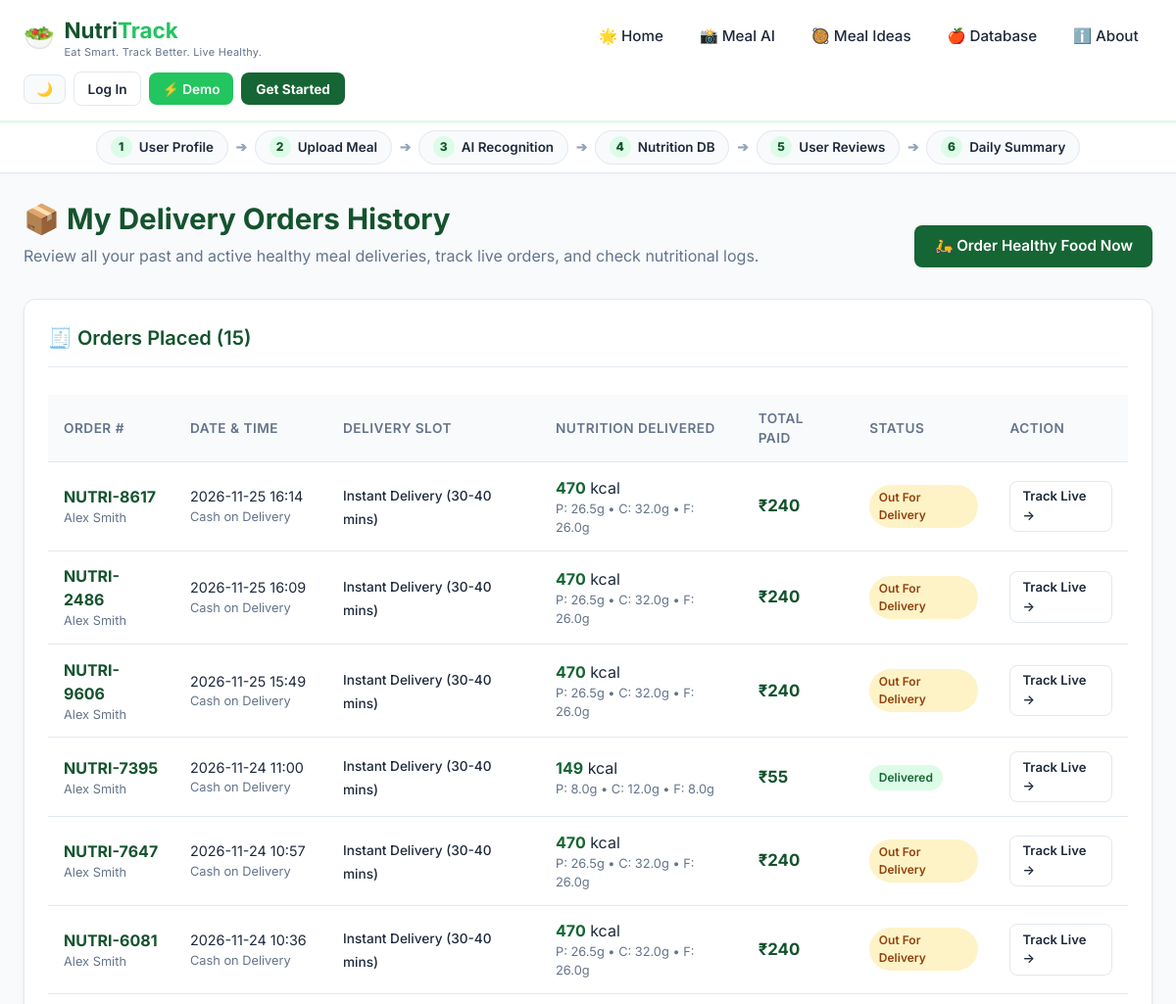
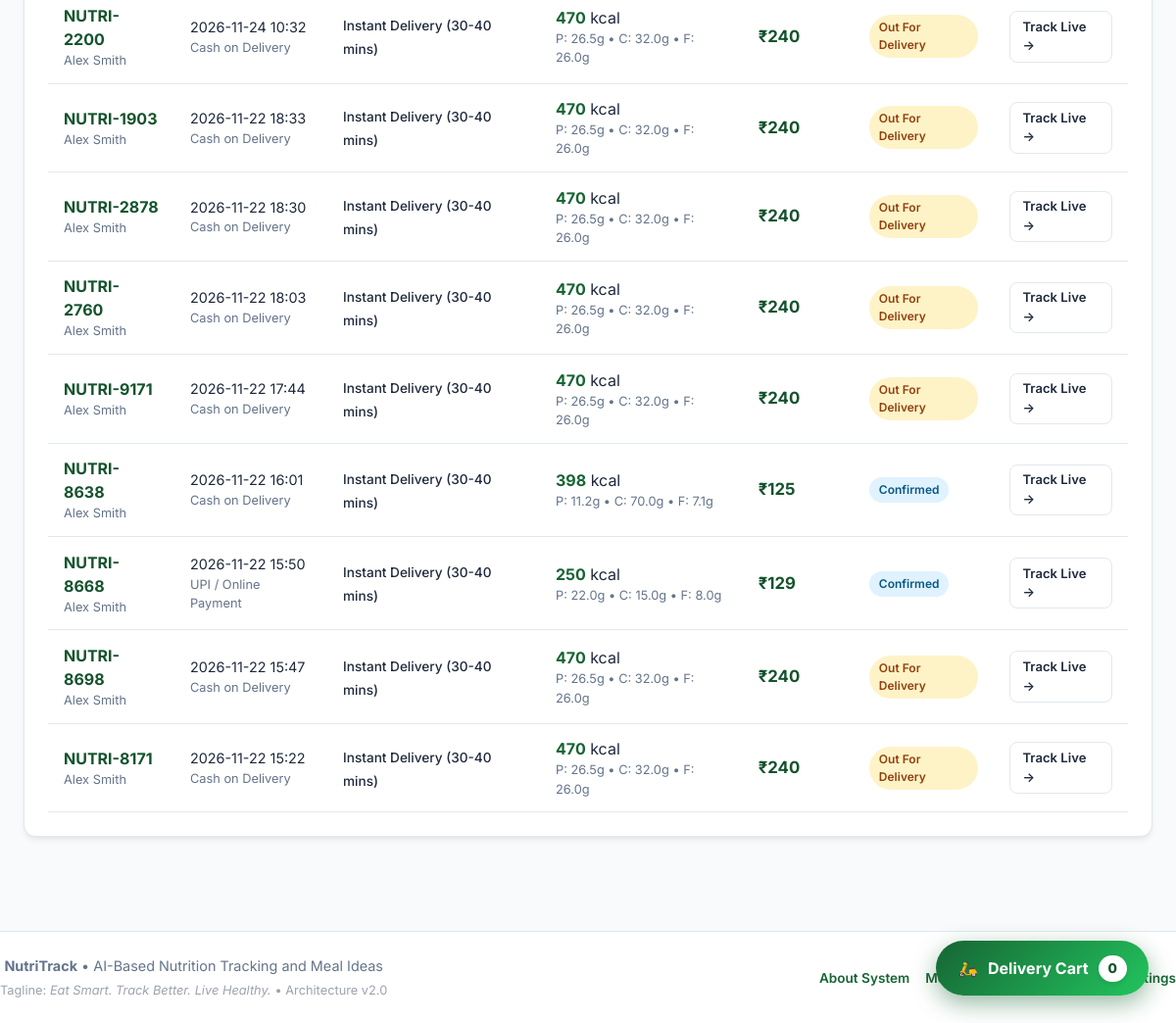
The page /orders on the database its author committed (2 pictures, top to bottom).
### tables this page shows
CREATE TABLE orders (
            id INTEGER PRIMARY KEY AUTOINCREMENT,
            order_number TEXT UNIQUE NOT NULL,
            user_id INTEGER NOT NULL DEFAULT 1,
            customer_name TEXT NOT NULL,
            phone TEXT NOT NULL,
            delivery_address TEXT NOT NULL,
            delivery_slot TEXT NOT NULL,
            payment_method TEXT NOT NULL DEFAULT 'Cash on Delivery',
            subtotal REAL NOT NULL,
            delivery_fee REAL NOT NULL DEFAULT 30.0,
            total_price REAL NOT NULL,
            total_calories REAL NOT NULL DEFAULT 0.0,
            total_protein REAL NOT NULL DEFAULT 0.0,
            total_carbs REAL NOT NULL DEFAULT 0.0,
            total_fat REAL NOT NULL DEFAULT 0.0,
            status TEXT NOT NULL DEFAULT 'Confirmed',
            rider_name TEXT DEFAULT 'Rahul Sharma',
            rider_phone TEXT DEFAULT '+91 98765 43210',
            estimated_delivery_time TEXT DEFAULT '30-40 mins',
            auto_logged INTEGER DEFAULT 1,
            created_at TIMESTAMP DEFAULT CURRENT_TIMESTAMP
        );

### app.py (the view)
@app.route("/orders", methods=["GET"])
def orders_history_view():
    orders = database.get_all_orders()
    return render_template(
        "orders.html",
        orders=orders,
        active_page="delivery"
    )

### app.py (called while the page is built)
@app.context_processor
def inject_user_context():
    user_id = session.get("user_id")
    current_user = None
    user_pref = {"dark_mode": 0, "unit_system": "metric", "email_reminders": 1}
    if user_id:
        current_user = database.get_user_by_id(user_id)
        user_pref = database.get_user_preferences(user_id)
    return {
        "current_user": current_user,
        "is_logged_in": current_user is not None,
        "user_pref": user_pref,
        "today_date": date.today().isoformat()
    }

### database.py (called while the page is built)
def get_db_connection():
    conn = sqlite3.connect(DB_PATH)
    conn.row_factory = sqlite3.Row
    return conn

def get_all_orders():
    init_db()
    conn = get_db_connection()
    orders = conn.execute("SELECT * FROM orders ORDER BY id DESC").fetchall()
    conn.close()
    return orders

### templates/orders.html (shortened to what this page needs)
{% extends "base.html" %}
{% block content %}
<div class="page-header" style="display: flex; justify-content: space-between; align-items: flex-end; flex-wrap: wrap; gap: 1rem;">
    <div>
        <h1>📦 My Delivery Orders History</h1>
        <p>Review all your past and active healthy meal deliveries, track live orders, and check nutritional logs.</p>
    </div>
    <div>
        <a href="{{ url_for('delivery_view') }}" class="btn btn-primary">
            🛵 Order Healthy Food Now
        </a>
    </div>
</div>
<div class="card">
    <div class="card-header">
        <h2 class="card-title">🧾 Orders Placed ({{ orders|length }})</h2>
    </div>
    {% if orders %}
    <div style="overflow-x: auto;">
        <table class="data-table">
            <thead>
                <tr>
                    <th>Order #</th>
                    <th>Date & Time</th>
                    <th>Delivery Slot</th>
                    <th>Nutrition Delivered</th>
                    <th>Total Paid</th>
                    <th>Status</th>
                    <th>Action</th>
                </tr>
            </thead>
            <tbody>
                {% for o in orders %}
                <tr>
                    <td>
                        <strong style="color: var(--primary-dark);">{{ o.order_number }}</strong>
                        <div style="font-size: 0.8rem; color: var(--text-muted);">{{ o.customer_name }}</div>
                    </td>
                    <td>
                        <div style="font-size: 0.9rem;">{{ o.created_at[:16] if o.created_at else 'Recent' }}</div>
                        <div style="font-size: 0.8rem; color: var(--text-muted);">{{ o.payment_method }}</div>
                    </td>
                    <td>
                        <span style="font-size: 0.85rem; font-weight: 500;">{{ o.delivery_slot }}</span>
                    </td>
                    <td>
                        <span style="font-weight: 700; color: var(--primary);">{{ o.total_calories|round|int }}</span> kcal
                        <div style="font-size: 0.8rem; color: var(--text-muted);">
                            P: {{ o.total_protein }}g &bull; C: {{ o.total_carbs }}g &bull; F: {{ o.total_fat }}g
                        </div>
                    </td>
                    <td>
                        <strong style="font-size: 1.05rem; color: var(--primary-dark);">₹{{ o.total_price|round|int }}</strong>
                    </td>
                    <td>
                        <span class="badge {% if o.status == 'Delivered' %}badge-vegan{% elif o.status == 'Out for Delivery' %}badge-vegetarian{% else %}badge-all{% endif %}">
                            {{ o.status }}
                        </span>
                    </td>
                    <td>
                        <a href="{{ url_for('track_order_view', order_id=o.id) }}" class="btn btn-outline" style="padding: 0.35rem 0.75rem; font-size: 0.82rem;">
                            Track Live &rarr;
                        </a>
                    </td>
                </tr>
                {% endfor %}
            </tbody>
        </table>
    </div>
    {% endif %}
</div>
{% endblock %}

### static/css/style.css (style rules this page uses)
:root { --primary: #166534; --primary-dark: #14532d; --primary-light: #dcfce7; --secondary: #22c55e; --secondary-light: #f0fdf4; --accent: #dcfce7; --text-dark: #1e293b; --text-muted: #64748b; --border: #e2e8f0; --card-bg: #ffffff; --bg-light: #f8fafc; --danger: #ef4444; --success: #16a34a; --warning: #f59e0b; --radius: 12px; --shadow: 0 4px 6px -1px rgba(0, 0, 0, 0.07), 0 2px 4px -2px rgba(0, 0, 0, 0.05); --shadow-lg: 0 10px 15px -3px rgba(0, 0, 0, 0.1), 0 4px 6px -4px rgba(0, 0, 0, 0.05); }
* { box-sizing: border-box; margin: 0; padding: 0; }
body { font-family: 'Inter', -apple-system, BlinkMacSystemFont, "Segoe UI", Roboto, sans-serif; background-color: var(--bg-light); color: var(--text-dark); line-height: 1.5; min-height: 100vh; display: flex; flex-direction: column; }
.page-header { margin-bottom: 2rem; }
.page-header h1 { font-size: 1.85rem; color: var(--primary-dark); font-weight: 700; display: flex; align-items: center; gap: 0.5rem; }
.page-header p { color: var(--text-muted); font-size: 1rem; margin-top: 0.25rem; }
.card { background: var(--card-bg); border-radius: var(--radius); padding: 1.5rem; box-shadow: var(--shadow); border: 1px solid var(--border); margin-bottom: 1.5rem; }
.card-header { border-bottom: 1px solid var(--border); padding-bottom: 0.85rem; margin-bottom: 1.25rem; display: flex; justify-content: space-between; align-items: center; }
.card-title { font-size: 1.25rem; font-weight: 600; color: var(--primary-dark); display: flex; align-items: center; gap: 0.5rem; }
.btn { display: inline-flex; align-items: center; justify-content: center; gap: 0.4rem; font-weight: 600; font-size: 0.95rem; padding: 0.65rem 1.25rem; border-radius: 8px; border: none; cursor: pointer; text-decoration: none; transition: all 0.2s ease; }
.btn-primary { background-color: var(--primary); color: #ffffff; }
.btn-outline { background-color: transparent; border: 1.5px solid var(--border); color: var(--text-dark); }
.data-table { width: 100%; border-collapse: collapse; margin-top: 0.5rem; }
.data-table th, .data-table td { padding: 0.85rem 1rem; text-align: left; border-bottom: 1px solid var(--border); }
.data-table th { background-color: #f9fafb; font-weight: 600; font-size: 0.85rem; color: var(--text-muted); text-transform: uppercase; letter-spacing: 0.5px; }
.badge { display: inline-block; padding: 0.25rem 0.6rem; font-size: 0.75rem; font-weight: 600; border-radius: 9999px; text-transform: capitalize; }
.badge-vegan { background-color: #dcfce7; color: #166534; }
.badge-vegetarian { background-color: #fef3c7; color: #92400e; }
.badge-all { background-color: #e0f2fe; color: #075985; }

### rows shown on the page
orders: order_number "NUTRI-8617", customer_name "Alex Smith", created_at "2026-11-25 16:14", payment_method "Cash on Delivery", delivery_slot "Instant Delivery (30-40 mins)", total_calories "470", total_protein "26.5", total_carbs "32.0", total_fat "26.0", total_price "240", status "Out For Delivery"
orders: order_number "NUTRI-2486", customer_name "Alex Smith", created_at "2026-11-25 16:09", payment_method "Cash on Delivery", delivery_slot "Instant Delivery (30-40 mins)", total_calories "470", total_protein "26.5", total_carbs "32.0", total_fat "26.0", total_price "240", status "Out For Delivery"
orders: order_number "NUTRI-9606", customer_name "Alex Smith", created_at "2026-11-25 15:49", payment_method "Cash on Delivery", delivery_slot "Instant Delivery (30-40 mins)", total_calories "470", total_protein "26.5", total_carbs "32.0", total_fat "26.0", total_price "240", status "Out For Delivery"
orders: order_number "NUTRI-7395", customer_name "Alex Smith", created_at "2026-11-24 11:00", payment_method "Cash on Delivery", delivery_slot "Instant Delivery (30-40 mins)", total_calories "149", total_protein "8.0", total_carbs "12.0", total_fat "8.0", total_price "55", status "Delivered"
orders: order_number "NUTRI-7647", customer_name "Alex Smith", created_at "2026-11-24 10:57", payment_method "Cash on Delivery", delivery_slot "Instant Delivery (30-40 mins)", total_calories "470", total_protein "26.5", total_carbs "32.0", total_fat "26.0", total_price "240", status "Out For Delivery"
orders: order_number "NUTRI-6081", customer_name "Alex Smith", created_at "2026-11-24 10:36", payment_method "Cash on Delivery", delivery_slot "Instant Delivery (30-40 mins)", total_calories "470", total_protein "26.5", total_carbs "32.0", total_fat "26.0", total_price "240", status "Out For Delivery"
orders: order_number "NUTRI-2200", customer_name "Alex Smith", created_at "2026-11-24 10:32", payment_method "Cash on Delivery", delivery_slot "Instant Delivery (30-40 mins)", total_calories "470", total_protein "26.5", total_carbs "32.0", total_fat "26.0", total_price "240", status "Out For Delivery"
orders: order_number "NUTRI-1903", customer_name "Alex Smith", created_at "2026-11-22 18:33", payment_method "Cash on Delivery", delivery_slot "Instant Delivery (30-40 mins)", total_calories "470", total_protein "26.5", total_carbs "32.0", total_fat "26.0", total_price "240", status "Out For Delivery"
orders: order_number "NUTRI-2878", customer_name "Alex Smith", created_at "2026-11-22 18:30", payment_method "Cash on Delivery", delivery_slot "Instant Delivery (30-40 mins)", total_calories "470", total_protein "26.5", total_carbs "32.0", total_fat "26.0", total_price "240", status "Out For Delivery"
orders: order_number "NUTRI-2760", customer_name "Alex Smith", created_at "2026-11-22 18:03", payment_method "Cash on Delivery", delivery_slot "Instant Delivery (30-40 mins)", total_calories "470", total_protein "26.5", total_carbs "32.0", total_fat "26.0", total_price "240", status "Out For Delivery"
orders: order_number "NUTRI-9171", customer_name "Alex Smith", created_at "2026-11-22 17:44", payment_method "Cash on Delivery", delivery_slot "Instant Delivery (30-40 mins)", total_calories "470", total_protein "26.5", total_carbs "32.0", total_fat "26.0", total_price "240", status "Out For Delivery"
orders: order_number "NUTRI-8638", customer_name "Alex Smith", created_at "2026-11-22 16:01", payment_method "Cash on Delivery", delivery_slot "Instant Delivery (30-40 mins)", total_calories "398", total_protein "11.2", total_carbs "70.0", total_fat "7.1", total_price "125", status "Confirmed"
orders: order_number "NUTRI-8668", customer_name "Alex Smith", created_at "2026-11-22 15:50", payment_method "UPI / Online Payment", delivery_slot "Instant Delivery (30-40 mins)", total_calories "250", total_protein "22.0", total_carbs "15.0", total_fat "8.0", total_price "129", status "Confirmed"
orders: order_number "NUTRI-8698", customer_name "Alex Smith", created_at "2026-11-22 15:47", payment_method "Cash on Delivery", delivery_slot "Instant Delivery (30-40 mins)", total_calories "470", total_protein "26.5", total_carbs "32.0", total_fat "26.0", total_price "240", status "Out For Delivery"
orders: order_number "NUTRI-8171", customer_name "Alex Smith", created_at "2026-11-22 15:22", payment_method "Cash on Delivery", delivery_slot "Instant Delivery (30-40 mins)", total_calories "470", total_protein "26.5", total_carbs "32.0", total_fat "26.0", total_price "240", status "Out For Delivery"

### other values the page prints
{{ orders|length }} "15"
